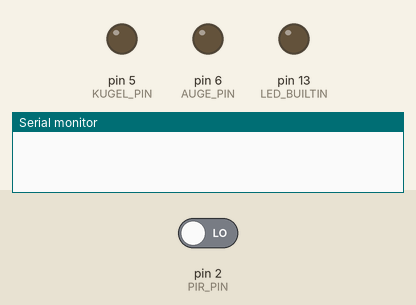
A sketch run on a simulated Arduino Uno, built with avr-gcc and run on an emulated ATmega328P. Shown: output pins drawn as LEDs (lit = HIGH), the last lines printed to the serial monitor. Dashed ring = blinking. The test bench sets the inputs (shaded band); at power-on: pin 2 (PIR_PIN) LOW. Random numbers use the default seed unless the sketch sets one; the audio player accepts every command and is not drawn.

Above: at 0.1 s.
At 2.1 s:
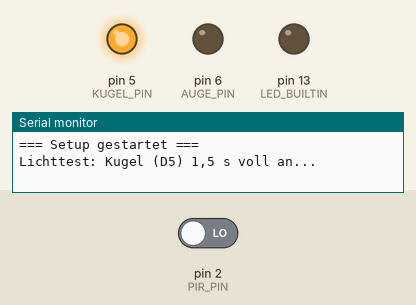
At 6.7 s:
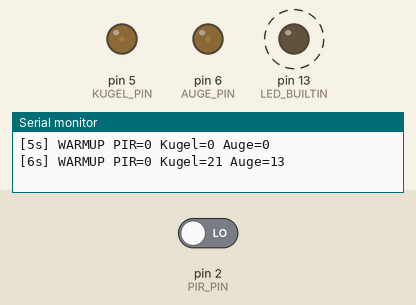
6.8 s: pin 2 (PIR_PIN) driven HIGH
9.8 s: pin 2 (PIR_PIN) driven LOW
Timing chart, 0 to 18.8 s (numbered marks = the images above; inputs shaded):
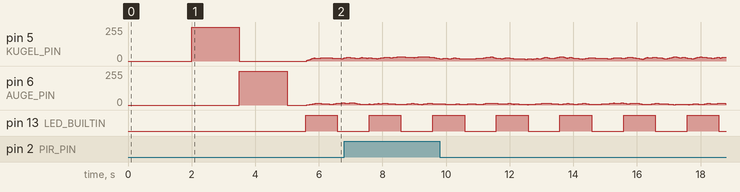

The sketch:

wahrsagerin.ino
```cpp
#include <SoftwareSerial.h>
#include <DFRobotDFPlayerMini.h>

SoftwareSerial dfSerial(10, 11); // RX, TX
DFRobotDFPlayerMini myDFPlayer;

const int PIR_PIN = 2;
const int KUGEL_PIN = 5;  // PWM -> 1k -> Transistor-Basis (Lichterkette)
const int AUGE_PIN = 6;   // PWM -> Vorwiderstand -> Einzel-LED
const int NUM_TRACKS = 7; // Vorgabe, falls die Dateizahl der SD-Karte nicht gelesen werden kann
int anzahlTracks = NUM_TRACKS;
const int LAUTSTAERKE = 25; // 0-30

// Helligkeit (PWM 0-255): falls zu hell/dunkel, hier anpassen
const int KUGEL_RUHE_MIN = 10;
const int KUGEL_RUHE_MAX = 40;
const int KUGEL_AKTIV_MIN = 120;
const int KUGEL_AKTIV_MAX = 255;
const int AUGE_RUHE_MIN = 0;
const int AUGE_RUHE_MAX = 20;
const int AUGE_AKTIV_MIN = 100;
const int AUGE_AKTIV_MAX = 255;

const unsigned long PIR_WARMUP_MS = 40000;
const unsigned long AKTIV_MAX_MS = 20000; // Sicherheits-Timeout, falls "Track fertig" nicht kommt
const unsigned long SPERRE_MS = 4000;
const unsigned long FLACKER_TICK_MS = 15;
const unsigned long HEARTBEAT_MS = 1000; // Statuszeile im Serial Monitor

bool dfBereit = false;
int letzterPir = LOW;
unsigned long letzterHeartbeat = 0;

enum Status { WARMUP, RUHE, AKTIV, SPERRE };
Status status = WARMUP;
unsigned long statusStart = 0;

struct Flacker {
  int pin;
  float helligkeit;
  int ziel;
  unsigned long naechsterWechsel;
};
Flacker kugel = {KUGEL_PIN, 0, 0, 0};
Flacker auge = {AUGE_PIN, 0, 0, 0};
unsigned long letzterTick = 0;

void flackerUpdate(Flacker &f, int minHell, int maxHell, float glaettung) {
  unsigned long jetzt = millis();
  if (jetzt >= f.naechsterWechsel) {
    f.ziel = random(minHell, maxHell + 1);
    f.naechsterWechsel = jetzt + random(40, 160);
  }
  f.helligkeit += (f.ziel - f.helligkeit) * glaettung;
  analogWrite(f.pin, (int)f.helligkeit);
}

const char *statusName(Status st) {
  switch (st) {
    case WARMUP: return "WARMUP";
    case RUHE:   return "RUHE";
    case AKTIV:  return "AKTIV";
    case SPERRE: return "SPERRE";
  }
  return "?";
}

void setStatus(Status neu) {
  Serial.print(F("Status: "));
  Serial.print(statusName(status));
  Serial.print(F(" -> "));
  Serial.println(statusName(neu));
  status = neu;
  statusStart = millis();
}

void lichtTest() {
  Serial.println(F("Lichttest: Kugel (D5) 1,5 s voll an..."));
  analogWrite(KUGEL_PIN, 255);
  delay(1500);
  analogWrite(KUGEL_PIN, 0);
  Serial.println(F("Lichttest: Einzel-LED (D6) 1,5 s voll an..."));
  analogWrite(AUGE_PIN, 255);
  delay(1500);
  analogWrite(AUGE_PIN, 0);
  Serial.println(F("Lichttest fertig."));
}

void setup() {
  pinMode(PIR_PIN, INPUT);
  pinMode(KUGEL_PIN, OUTPUT);
  pinMode(AUGE_PIN, OUTPUT);
  analogWrite(KUGEL_PIN, 0);
  analogWrite(AUGE_PIN, 0);

  pinMode(LED_BUILTIN, OUTPUT);
  Serial.begin(9600);
  delay(2000); // Monitor Zeit geben, sich nach dem Reset zu verbinden
  Serial.println(F("=== Setup gestartet ==="));

  lichtTest();

  Serial.println(F("Starte SoftwareSerial..."));
  dfSerial.begin(9600);
  Serial.println(F("Initialisiere DFPlayer..."));
  if (myDFPlayer.begin(dfSerial)) {
    dfBereit = true;
    myDFPlayer.volume(LAUTSTAERKE);
    int dateien = myDFPlayer.readFileCounts();
    Serial.print(F("DFPlayer bereit. Dateien auf SD-Karte: "));
    Serial.println(dateien);
    if (dateien > 0) {
      anzahlTracks = dateien;
    } else {
      Serial.print(F("Dateizahl nicht lesbar, nehme Vorgabe: "));
      Serial.println(anzahlTracks);
    }
  } else {
    Serial.println(F("FEHLER: DFPlayer nicht gefunden! Verkabelung (D10/D11, VCC, GND) und SD-Karte prüfen. Licht und PIR laufen trotzdem."));
  }

  randomSeed(analogRead(A0));
  setStatus(WARMUP);
  Serial.println(F("PIR wärmt auf (40 s), Licht schon im Ruhe-Flackern..."));
}

void loop() {
  unsigned long jetzt = millis();

  int pir = digitalRead(PIR_PIN);
  if (pir != letzterPir) {
    letzterPir = pir;
    Serial.print(F("PIR-Pin D2 -> "));
    Serial.println(pir == HIGH ? F("HIGH (Bewegung)") : F("LOW"));
  }

  if (jetzt - letzterHeartbeat >= HEARTBEAT_MS) {
    letzterHeartbeat = jetzt;
    digitalWrite(LED_BUILTIN, !digitalRead(LED_BUILTIN)); // blinkt, solange loop() läuft
    Serial.print(F("[")); Serial.print(jetzt / 1000); Serial.print(F("s] "));
    Serial.print(statusName(status));
    Serial.print(F(" PIR=")); Serial.print(pir);
    Serial.print(F(" Kugel=")); Serial.print((int)kugel.helligkeit);
    Serial.print(F(" Auge=")); Serial.println((int)auge.helligkeit);
  }

  if (jetzt - letzterTick >= FLACKER_TICK_MS) {
    letzterTick = jetzt;
    if (status == AKTIV) {
      flackerUpdate(kugel, KUGEL_AKTIV_MIN, KUGEL_AKTIV_MAX, 0.35);
      flackerUpdate(auge, AUGE_AKTIV_MIN, AUGE_AKTIV_MAX, 0.35);
    } else {
      flackerUpdate(kugel, KUGEL_RUHE_MIN, KUGEL_RUHE_MAX, 0.08);
      flackerUpdate(auge, AUGE_RUHE_MIN, AUGE_RUHE_MAX, 0.08);
    }
  }

  switch (status) {
    case WARMUP:
      if (jetzt - statusStart >= PIR_WARMUP_MS) {
        Serial.println(F("PIR bereit."));
        setStatus(RUHE);
      }
      break;

    case RUHE:
      if (pir == HIGH) {
        int track = random(1, anzahlTracks + 1);
        Serial.print(F(">>> Bewegung! Spiele Track: "));
        Serial.println(track);
        if (dfBereit) {
          myDFPlayer.play(track);
        } else {
          Serial.println(F("(kein Sound: DFPlayer nicht bereit)"));
        }
        setStatus(AKTIV);
      }
      break;

    case AKTIV:
      if (jetzt - statusStart >= AKTIV_MAX_MS) {
        Serial.println(F("Timeout, beende Aktiv-Phase."));
        setStatus(SPERRE);
      }
      break;

    case SPERRE:
      if (jetzt - statusStart >= SPERRE_MS) {
        setStatus(RUHE);
      }
      break;
  }

  if (dfBereit && myDFPlayer.available()) {
    uint8_t type = myDFPlayer.readType();
    int value = myDFPlayer.read();
    if (type == DFPlayerPlayFinished && status == AKTIV) {
      Serial.print(F("Track fertig: "));
      Serial.println(value);
      setStatus(SPERRE);
    } else {
      Serial.print(F("[DFPlayer] Meldung Typ "));
      Serial.print(type);
      Serial.print(F(", Wert "));
      Serial.println(value);
    }
  }
}
```

Measured:
- by itself, pin 13 (LED_BUILTIN): alternates HIGH for 1.0 s and LOW for 1.0 s
